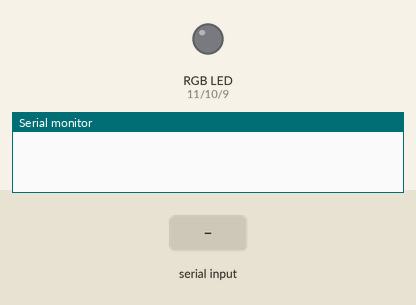
This sketch was run on a simulated Arduino Uno, built with avr-gcc and run on an emulated ATmega328P. Shown: an RGB LED mixed from three pins (HIGH = lit), the last lines printed to the serial monitor. Inputs (shaded band) come from the test bench.

Above: at 1.2 s.
1.3 s: "1" received over the second serial link
At 2.1 s:
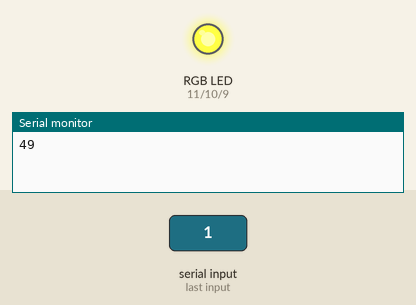
2.8 s: "0" received over the second serial link
At 3.2 s:
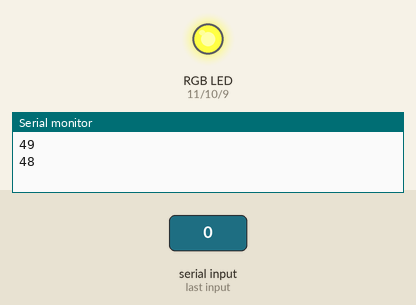
Timing chart, 0 to 5.8 s (numbered marks = the images above; inputs shaded):
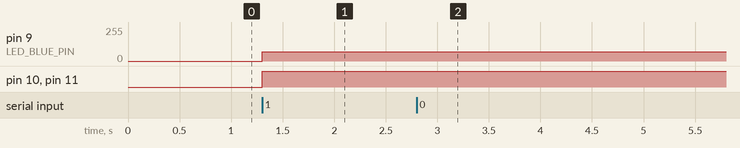

The sketch:

RGB_LED-_____-____-__.ino
```cpp
#include <SoftwareSerial.h>

int BT_TX = 2;
int BT_RX = 3;

int LED_RED_PIN = 11;
int LED_GREEN_PIN = 10;
int LED_BLUE_PIN = 9;

SoftwareSerial BT(BT_TX, BT_RX);

int data = 0;

void setup() {
    Serial.begin(9600);
    BT.begin(9600);
    pinMode(LED_RED_PIN, OUTPUT);
    pinMode(LED_GREEN_PIN, OUTPUT);
    pinMode(LED_BLUE_PIN, OUTPUT);
}

void loop() {
    if (BT.available() > 0) {
        data = BT.read();
        Serial.println(data);

        int mapped_blue_val = map(data, 0, 180, 0, 255);
        RGB_Color(255, 255, mapped_blue_val);
    }
}

void RGB_Color(int led_red_val, int led_green_val, int led_blue_val) {
  analogWrite(LED_RED_PIN, led_red_val);
  analogWrite(LED_GREEN_PIN, led_green_val);
  analogWrite(LED_BLUE_PIN, led_blue_val);
}
```

Measured:
- after the input at 1.3 s, pin 9 (LED_BLUE_PIN): 0/255 → 69/255 at once; pin 10 (LED_GREEN_PIN), pin 11 (LED_RED_PIN): LOW → HIGH at once
- after the input at 2.8 s, pin 9 (LED_BLUE_PIN): 69/255 → 68/255 at once
